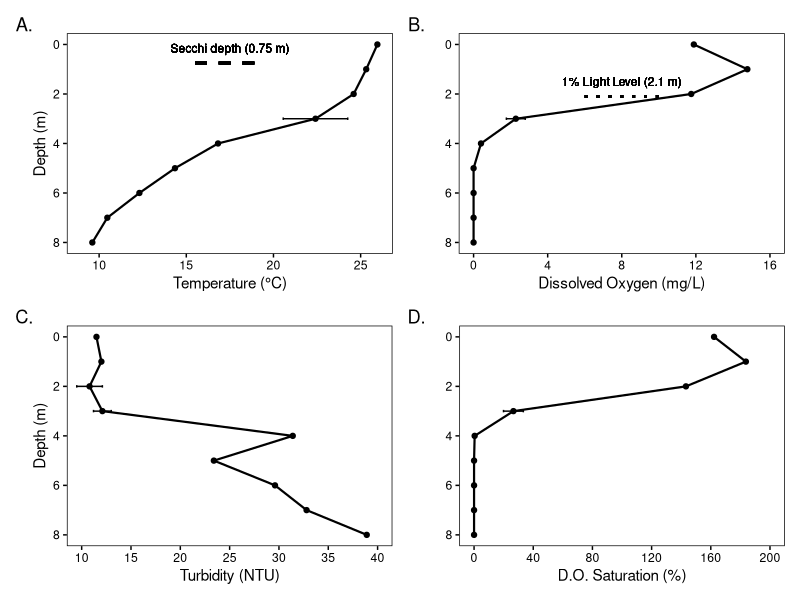
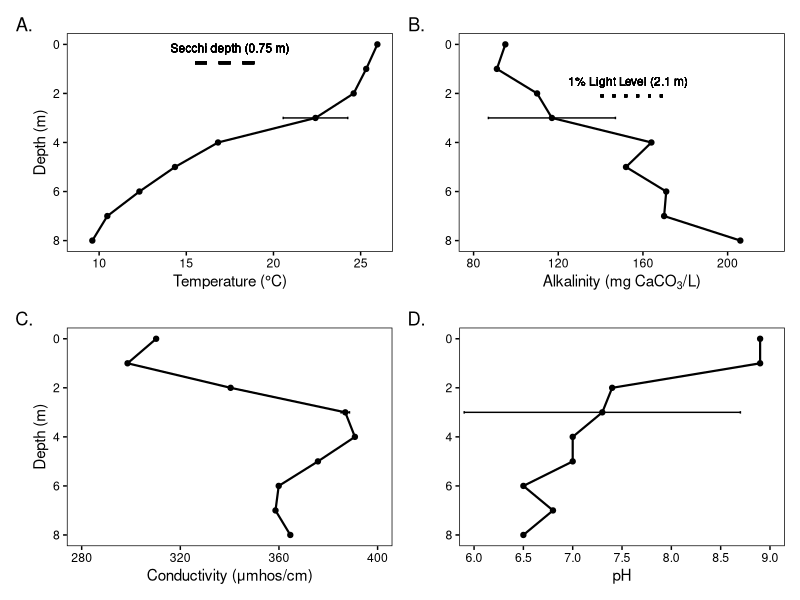
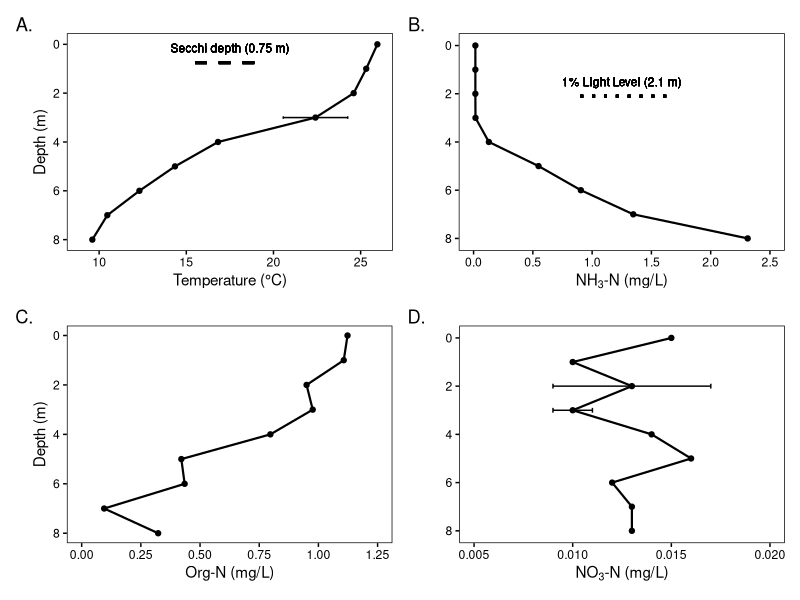
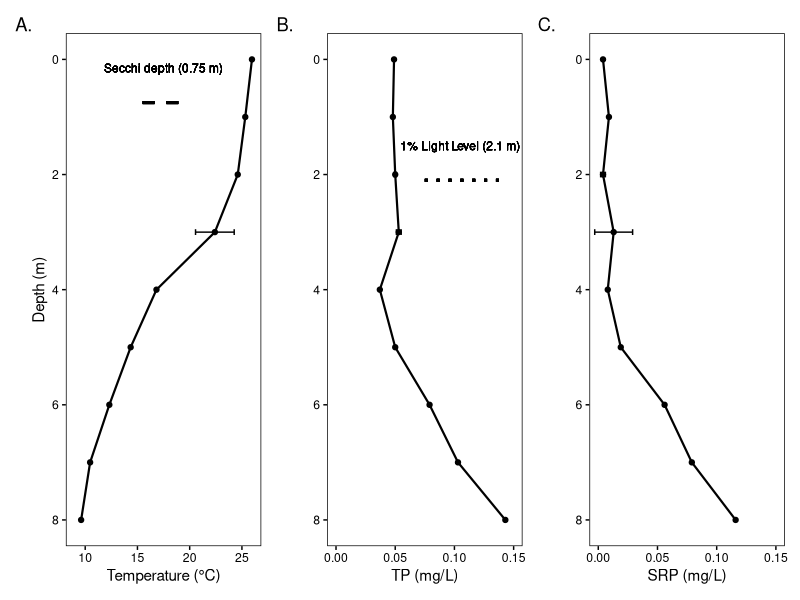
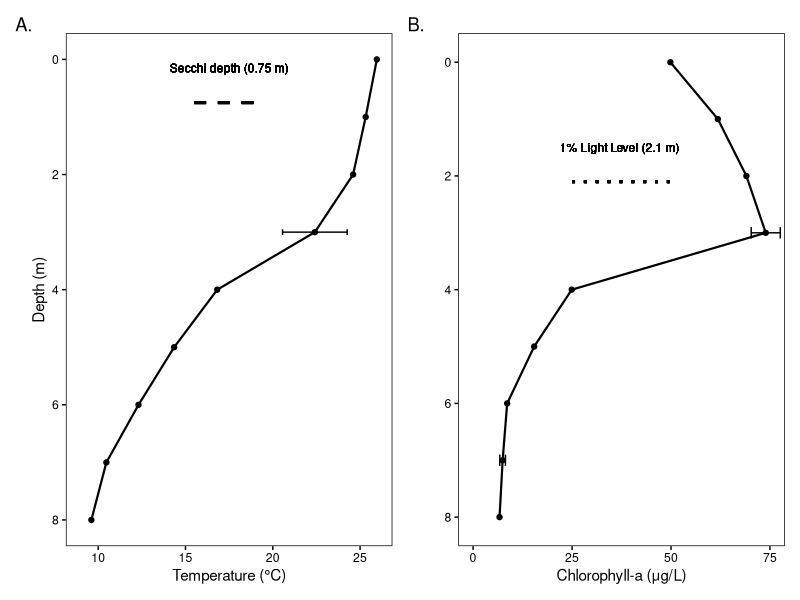
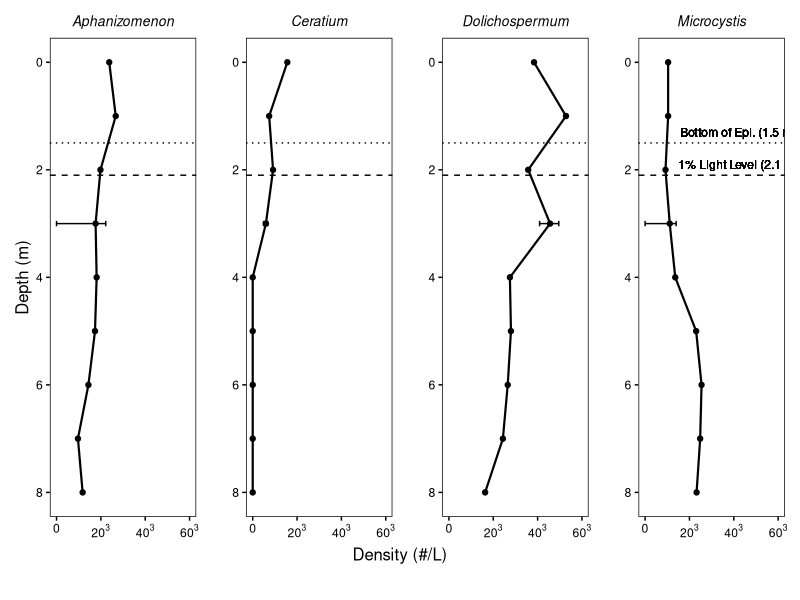
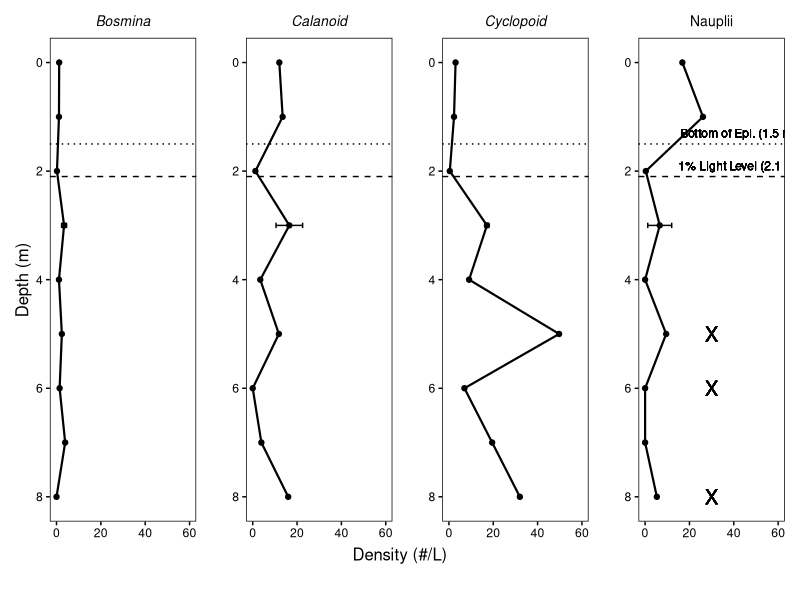
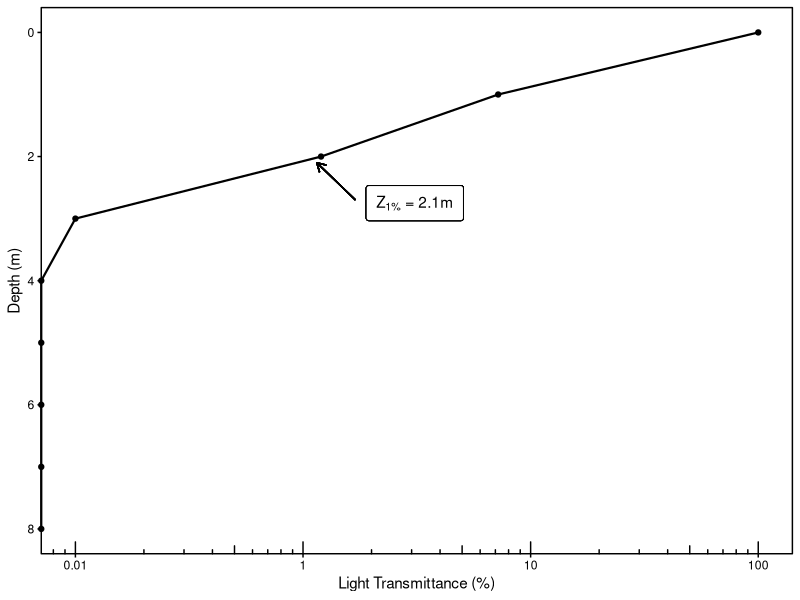

Source code (R) for these figures, in order:
## ---- chunk 1
knitr::opts_chunk$set(echo = TRUE)
## ---- chunk 2
library(tidyverse)
library(here)
library(patchwork)
## ---- chunk 3
water_chem_raw <- read_csv(here("data", "water_chemistry.csv"))
plankton_raw <- read_csv(here("data", "plankton.csv"))
## ---- chunk 4
water_chem_clean <- water_chem_raw %>% 
  mutate(
    srp_mgl = ifelse(srp_mgl <= 0.002, 0.002, srp_mgl),
    tp_mgl = ifelse(tp_mgl <= 0.002, 0.002, tp_mgl),
    no3_mgl = ifelse(no3_mgl <= 0.009, 0.009, no3_mgl),
    nh3_mgl = ifelse(nh3_mgl <= 0.015, 0.015, nh3_mgl),
    tn_mgl = ifelse(tn_mgl <= 0.104, 0.104, tn_mgl)
  )
## ---- chunk 5
# Create custom function for error 
error_calc <- function(x){
  abs(x - lag(x))
} 

water_chem_error <- water_chem_clean %>% 
  group_by(depth) %>% 
  mutate(across(temp_c:chla_ugl, error_calc)) %>% 
  ungroup(depth) %>% 
  filter(sample_type %in% c("rep", "dup")) %>% 
  rename_at(vars(-lake_name, -depth, -sample_type), funs(paste0(., sep = "_", "error"))) %>% 
  select(-lake_name, -sample_type)
## ---- chunk 6
water_chem_clean <- water_chem_clean %>% 
  group_by(depth) %>% 
  summarize(across(temp_c:chla_ugl, mean, na.rm = TRUE))
## ---- chunk 7
# Create function 
get_orgn <- function(tn_mgL, no3_mgL, nh3_mgL){
    org_n <- tn_mgL - (no3_mgL + nh3_mgL)
    return(org_n)
}

# Apply function to df 
water_chem_clean <- water_chem_clean %>% 
  mutate(orgn_mgl = round(get_orgn(tn_mgl, no3_mgl, nh3_mgl), 3))
## ---- chunk 8
# Create function
get_percent_light <- function(light_at_depth, light_at_surface){
  
  percent_light <- round((light_at_depth / light_at_surface) * 100, 1)
  return(percent_light)
}

# Apply to data 
water_chem_clean <- water_chem_clean %>% 
  mutate(
    light_level_per = get_percent_light(light_dep_mmol, light_sur_mmol)
  )
## ---- chunk 9
# Create function
get_one_percent <- function(depths, light){

  # Determine surface and one percent light
  surface_light <- light[[1]]
  one_percent <- surface_light * 0.01

  # Remove zeros and determine length
  light1 <- light[!light %in% 0]
  len <- length(light1)

  # Make depth vector sample length
  depths1 <- depths[1:len]

  # Calculate one percent light level
  mod <- lm(depths1 ~ log(light1))
  coef <- coef(mod)
  int <- coef[1]
  slope <- coef[2]
  one_percent_light_level <- slope * log(one_percent) + int

  return(one_percent_light_level)
}

# Apply to data 
one_percent_light <- round(get_one_percent(water_chem_clean$depth, water_chem_clean$light_dep_mmol), 1)
## ---- chunk 10
water_chem_clean <- water_chem_clean %>% 
  mutate(
    temp_c = round(temp_c, 2), 
    do_mgl = round(do_mgl, 2),
    do_sat_per = round(do_sat_per, 1), 
    cond_umhos = round(cond_umhos, 1),
    light_sur_mmol = round(light_sur_mmol, 0),
    light_dep_mmol = round(light_dep_mmol, 0),
    ph = round(ph, 1), 
    alk_mgl = round(alk_mgl, 0),
    turb_ntu = round(turb_ntu, 1),
    srp_mgl = round(srp_mgl, 3),
    tp_mgl = round(tp_mgl, 3),
    nh3_mgl = round(nh3_mgl, 3),
    no3_mgl = round(no3_mgl, 3),
    tn_mgl = round(tn_mgl, 3),
    chla_ugl = round(chla_ugl, 2),
    orgn_mgl = round(orgn_mgl, 3),
    light_level_per = round(light_level_per, 1)
  )
## ---- chunk 11
water_chem_clean <- water_chem_clean %>% left_join(water_chem_error, by = c("depth"))
## ---- chunk 12
secchi_m <- 0.75
## ---- chunk 13
bottom_of_epi <- 1.5
## ---- chunk 14
# Define cube root function 
cube_rt <- function(x){
  x ^ (1/3)
}
## ---- chunk 15
# plankton summary
plankton_summary <- plankton_raw %>% 
  group_by(depth) %>% 
  summarize(across(ends_with("nul"), list(mean = mean, min = min, max = max), .names = "{col}_{fn}")) %>% 
  pivot_longer(
    cols = dolichospermum_nul_mean:chaoborus_nul_max,
    names_to = c("taxa", "unit", "stat"),
    names_sep = "_" 
  ) %>% 
  mutate(taxa = str_to_title(taxa)) %>% 
  select(-unit) %>% 
  pivot_wider(
    names_from = stat,
    values_from = value
  )
## ---- chunk 16
phyts <- plankton_summary %>% 
  filter(taxa %in% c("Dolichospermum", "Aphanizomenon", "Microcystis", "Ceratium")) %>% 
  mutate(
    mean_rt = cube_rt(mean),
    upper_rt = cube_rt(max),
    lower_rt = cube_rt(min),
    upper_bound = abs(mean_rt - upper_rt),
    lower_bound = abs(mean_rt - lower_rt)
  ) %>% 
  select(depth, taxa, mean_rt, upper_bound, lower_bound)
## ---- chunk 17
zoops <- plankton_summary %>% 
  filter(!taxa %in% c("Dolichospermum", "Aphanizomenon", "Microcystis", "Ceratium")) %>% 
  rename(lower_bound = min, upper_bound = max)
## ---- chunk 18
# Temp subplot
p_temp <- water_chem_clean %>% 
  ggplot(aes(x = temp_c, y = depth)) +
  geom_point(size = 1.5) + 
  geom_path(size = 0.75) + 
  geom_errorbarh(aes(y = depth, xmin = temp_c - temp_c_error, xmax = temp_c + temp_c_error), height = 0.1) +
  geom_segment(aes(x = 15.5, y = secchi_m, xend = 19.5, yend = secchi_m), size = 1, linetype = "dashed") +
  geom_text(aes(x = 17.5, y = 0.15), label = "Secchi depth (0.75 m)", size = 3) +
  coord_cartesian(xlim = c(9, 26)) +
  scale_y_reverse(name = "Depth (m)") +
  scale_x_continuous(name = "Temperature (°C)")

# DO subplot 
p_do <- water_chem_clean %>% 
  ggplot(aes(x = do_mgl, y = depth)) +
  geom_point(size = 1.5) + 
  geom_path(size = 0.75) + 
  geom_errorbarh(aes(y = depth, xmin = do_mgl - do_mgl_error, xmax = do_mgl + do_mgl_error), height = 0.1) +
  geom_text(aes(x = 8, y = 1.5), label = "1% Light Level (2.1 m)", size = 3) +
  geom_segment(aes(x = 6, y = one_percent_light, xend = 10, yend = one_percent_light), size = 1, linetype = "dotted") +
  coord_cartesian(xlim = c(0, 16)) +
  scale_y_reverse(name = "") +
  scale_x_continuous(name = "Dissolved Oxygen (mg/L)", breaks = seq(0, 16, 4))

# Turb subplot 
p_turb <- water_chem_clean %>% 
  ggplot(aes(x = turb_ntu, y = depth)) +
  geom_point(size = 1.5) + 
  geom_path(size = 0.75) + 
  geom_errorbarh(aes(y = depth, xmin = turb_ntu - turb_ntu_error, xmax = turb_ntu + turb_ntu_error), height = 0.1) +
  coord_cartesian(xlim = c(10, 40)) +
  scale_y_reverse(name = "Depth (m)") +
  scale_x_continuous(name = "Turbidity (NTU)", breaks = seq(10, 40, 5))

# DO SAT subplot 
p_dosat <- water_chem_clean %>% 
  ggplot(aes(x = do_sat_per, y = depth)) +
  geom_point(size = 1.5) + 
  geom_path(size = 0.75) + 
  geom_errorbarh(aes(y = depth, xmin = do_sat_per - do_sat_per_error, xmax = do_sat_per + do_sat_per_error), height = 0.1) +
  coord_cartesian(xlim = c(0, 200)) +
  scale_y_reverse(name = "") +
  scale_x_continuous(name = "D.O. Saturation (%)", breaks = seq(0, 200, 40)) 

# Combine subplots 
plot1 <- (p_temp | p_do) / (p_turb | p_dosat) + 
  plot_annotation(tag_levels = "A", tag_suffix = ".") &
  theme_bw() &
  theme(
    panel.grid = element_blank(), 
    panel.border = element_rect(color = "black"),
    axis.text = element_text(color = "black"),
    axis.ticks = element_line(color = "black")
  )

# Save plot 
ggsave(plot1, file = "figure1.png", device = "png", type = "cairo")
## ---- chunk 19
p_alk <- water_chem_clean %>% 
  ggplot(aes(x = alk_mgl, y = depth)) +
  geom_point(size = 1.5) + 
  geom_path(size = 0.75) + 
  geom_errorbarh(aes(y = depth, xmin = alk_mgl - alk_mgl_error, xmax = alk_mgl + alk_mgl_error), height = 0.1) +
  geom_text(aes(x = 153, y = 1.5), label = "1% Light Level (2.1 m)", size = 3) +
  geom_segment(aes(x = 140, y = one_percent_light, xend = 170, yend = one_percent_light), size = 1, linetype = "dotted") +
  coord_cartesian(xlim = c(80, 220)) +
  scale_y_reverse(name = "") +
  scale_x_continuous(name = expression("Alkalinity (mg CaCO"[3]*"/L)"))

p_cond <- water_chem_clean %>% 
  ggplot(aes(x = cond_umhos, y = depth)) +
  geom_point(size = 1.5) + 
  geom_path(size = 0.75) + 
  geom_errorbarh(aes(y = depth, xmin = cond_umhos - cond_umhos_error, xmax = cond_umhos + cond_umhos_error), height = 0.1) +
  coord_cartesian(xlim = c(280, 400)) +
  scale_y_reverse(name = "Depth (m)") +
  scale_x_continuous(name = "Conductivity (μmhos/cm)", breaks = seq(280, 400, 40))

p_ph <- water_chem_clean %>% 
  ggplot(aes(x = ph, y = depth)) +
  geom_point(size = 1.5) + 
  geom_path(size = 0.75) + 
  geom_errorbarh(aes(y = depth, xmin = ph - ph_error, xmax = ph + ph_error), height = 0.1) +
  coord_cartesian(xlim = c(6, 9)) +
  scale_y_reverse(name = "") +
  scale_x_continuous(name = "pH", breaks = seq(6, 9, 0.5))

plot2 <- (p_temp | p_alk) / (p_cond | p_ph) + 
  plot_annotation(tag_levels = "A", tag_suffix = ".") &
  theme_bw() &
  theme(panel.grid = element_blank(), 
        panel.border = element_rect(color = "black"),
        axis.text = element_text(color = "black"),
        axis.ticks = element_line(color = "black"))

ggsave(plot2, file = "figure2.png", device = "png", type = "cairo")
## ---- chunk 20
p_nh3 <- water_chem_clean %>% 
  ggplot(aes(x = nh3_mgl, y = depth)) +
  geom_point(size = 1.5) + 
  geom_path(size = 0.75) + 
  geom_errorbarh(aes(y = depth, xmin = nh3_mgl - nh3_mgl_error, xmax = nh3_mgl + nh3_mgl_error), height = 0.2) +
  geom_text(aes(x = 1.25, y = 1.5), label = "1% Light Level (2.1 m)", size = 3) +
  geom_segment(aes(x = 0.9, y = one_percent_light, xend = 1.7, yend = one_percent_light), size = 1, linetype = "dotted") +
  coord_cartesian(xlim = c(0.0, 2.5)) +
  scale_y_reverse(name = "") +
  scale_x_continuous(name = expression('NH'['3']*'-N (mg/L)'), breaks = seq(0, 2.5, .5))

p_orgn <- water_chem_clean %>% 
  ggplot(aes(x = orgn_mgl, y = depth)) +
  geom_point(size = 1.5) + 
  geom_path(size = 0.75) + 
  coord_cartesian(xlim = c(0.0, 1.25)) +
  scale_y_reverse(name = "Depth (m)") +
  scale_x_continuous(name = "Org-N (mg/L)", breaks = seq(0.0, 1.25, .25))

p_no3 <- water_chem_clean %>% 
  ggplot(aes(x = no3_mgl, y = depth)) +
  geom_point(size = 1.5) + 
  geom_path(size = 0.75) + 
  geom_errorbarh(aes(y = depth, xmin = no3_mgl - no3_mgl_error, xmax = no3_mgl + no3_mgl_error), height = 0.2) +
  coord_cartesian(xlim = c(0.005, 0.02)) +
  scale_y_reverse(name = "") +
  scale_x_continuous(name = expression('NO'['3']*'-N (mg/L)'), breaks = seq(0, 0.02, 0.005))

plot3 <- (p_temp | p_nh3) / (p_orgn | p_no3) + 
  plot_annotation(tag_levels = "A", tag_suffix = ".") &
  theme_bw() &
  theme(panel.grid = element_blank(), 
        panel.border = element_rect(color = "black"),
        axis.text = element_text(color = "black"),
        axis.ticks = element_line(color = "black"))

ggsave(plot3, file = "figure3.png", device = "png", type = "cairo")
## ---- chunk 21
p_tp <- water_chem_clean %>% 
  ggplot(aes(x = tp_mgl, y = depth)) +
  geom_point(size = 1.5) + 
  geom_path(size = 0.75) + 
  geom_errorbarh(aes(y = depth, xmin = tp_mgl - tp_mgl_error, xmax = tp_mgl + tp_mgl_error), height = 0.1) +
  geom_text(aes(x = 0.105, y = 1.5), label = "1% Light Level (2.1 m)", size = 3) +
  geom_segment(aes(x = 0.075, y = one_percent_light, xend = 0.143, yend = one_percent_light), size = 1, linetype = "dotted") +
  coord_cartesian(xlim = c(0, 0.15)) +
  scale_y_reverse(name = "") +
  scale_x_continuous(name = "TP (mg/L)", breaks = seq(0, 0.15, 0.05))

p_srp <- water_chem_clean %>% 
  ggplot(aes(x = srp_mgl, y = depth)) +
  geom_point(size = 1.5) + 
  geom_path(size = 0.75) + 
  geom_errorbarh(aes(y = depth, xmin = srp_mgl - srp_mgl_error, xmax = srp_mgl + srp_mgl_error), height = 0.1) +
  coord_cartesian(xlim = c(0, 0.15)) +
  scale_y_reverse(name = "") +
  scale_x_continuous(name = "SRP (mg/L)", breaks = seq(0, 0.15, 0.05))

plot4 <- (p_temp | p_tp | p_srp) + 
  plot_annotation(tag_levels = "A", tag_suffix = ".") &
  theme_bw() &
  theme(panel.grid = element_blank(), 
        panel.border = element_rect(color = "black"),
        axis.text = element_text(color = "black"),
        axis.ticks = element_line(color = "black"))

ggsave(plot4, file = "figure4.png", device = "png", type = "cairo", height = 3.5, width = 8)
## ---- chunk 22
p_chla <- water_chem_clean %>% 
  ggplot(aes(x = chla_ugl, y = depth)) +
  geom_point(size = 1.5) + 
  geom_path(size = 0.75) + 
  geom_errorbarh(aes(y = depth, xmin = chla_ugl - chla_ugl_error, xmax = chla_ugl + chla_ugl_error), height = 0.2) +
  geom_text(aes(x = 37, y = 1.5), label = "1% Light Level (2.1 m)", size = 3) +
  geom_segment(aes(x = 25, y = one_percent_light, xend = 50, yend = one_percent_light), size = 1, linetype = "dotted") +
  coord_cartesian(xlim = c(0, 75)) +
  scale_y_reverse(name = "") +
  scale_x_continuous(name = "Chlorophyll-a (μg/L)", breaks = seq(0, 75, 25))

plot5 <- (p_temp | p_chla)  + 
  plot_annotation(tag_levels = "A", tag_suffix = ".") &
  theme_bw() &
  theme(panel.grid = element_blank(), 
        panel.border = element_rect(color = "black"),
        axis.text = element_text(color = "black"),
        axis.ticks = element_line(color = "black"))

ggsave(plot5, file = "figure5.png", device = "png", type = "cairo", height = 3.5, width = 5)
## ---- chunk 23
p_aphani <- phyts %>% 
  filter(taxa == "Aphanizomenon") %>% 
  ggplot(aes(x = mean_rt, y = depth)) + 
  geom_point(size = 1.5) + 
  geom_path(size = 0.75) + 
  geom_errorbarh(aes(y = depth, xmin = mean_rt - lower_bound, xmax = mean_rt + upper_bound), height = 0.1) +
  geom_hline(aes(yintercept = one_percent_light), linetype = "dashed") +
  geom_hline(aes(yintercept = bottom_of_epi), linetype = "dotted") +
  coord_cartesian(xlim = c(0, 60)) +
  scale_y_reverse(name = "Depth (m)") +
  scale_x_continuous(
    name = "",
    breaks = seq(0, 60, 20),
    labels = c(0, expression(20^3), expression(40^3), expression(60^3))) +
  ggtitle("Aphanizomenon") 

p_ceratium <- phyts %>% 
  filter(taxa == "Ceratium") %>% 
  ggplot(aes(x = mean_rt, y = depth)) + 
  geom_point(size = 1.5) + 
  geom_path(size = 0.75) + 
  geom_errorbarh(aes(y = depth, xmin = mean_rt - lower_bound, xmax = mean_rt + upper_bound), height = 0.1) +
  geom_hline(aes(yintercept = one_percent_light), linetype = "dashed") +
  geom_hline(aes(yintercept = bottom_of_epi), linetype = "dotted") +
  coord_cartesian(xlim = c(0, 60)) +
  scale_y_reverse(name = "") +
  scale_x_continuous(
    name = "",
    breaks = seq(0, 60, 20),
    labels = c(0, expression(20^3), expression(40^3), expression(60^3))) +
  ggtitle("Ceratium") 

p_dolicho <- phyts %>% 
  filter(taxa == "Dolichospermum") %>% 
  ggplot(aes(x = mean_rt, y = depth)) + 
  geom_point(size = 1.5) + 
  geom_path(size = 0.75) + 
  geom_errorbarh(aes(y = depth, xmin = mean_rt - lower_bound, xmax = mean_rt + upper_bound), height = 0.1) +
  geom_hline(aes(yintercept = one_percent_light), linetype = "dashed") +
  geom_hline(aes(yintercept = bottom_of_epi), linetype = "dotted") +
  coord_cartesian(xlim = c(0, 60)) +
  scale_y_reverse(name = "") +
  scale_x_continuous(
    name = "",
    breaks = seq(0, 60, 20),
    labels = c(0, expression(20^3), expression(40^3), expression(60^3))) +
  ggtitle("Dolichospermum") 

p_microcystis <- phyts %>% 
  filter(taxa == "Microcystis") %>% 
  ggplot(aes(x = mean_rt, y = depth)) + 
  geom_point(size = 1.5) + 
  geom_path(size = 0.75) + 
  geom_errorbarh(aes(y = depth, xmin = mean_rt - lower_bound, xmax = mean_rt + upper_bound), height = 0.1) +
  geom_text(aes(x = 42, y = 1.9), label = "1% Light Level (2.1 m)", size = 3) +
  geom_hline(aes(yintercept = one_percent_light), linetype = "dashed") +
  geom_text(aes(x = 42, y = 1.3), label = "Bottom of Epi. (1.5 m)", size = 3) +
  geom_hline(aes(yintercept = bottom_of_epi), linetype = "dotted") +
  coord_cartesian(xlim = c(0, 60)) +
  scale_y_reverse(name = "") +
  scale_x_continuous(
    name = "",
    breaks = seq(0, 60, 20),
    labels = c(0, expression(20^3), expression(40^3), expression(60^3))) +
  ggtitle("Microcystis") 

p_phyt <- (p_aphani| p_ceratium | p_dolicho | p_microcystis) +
  plot_annotation(caption = "Density (#/L)") & 
  theme_bw() & 
  theme(plot.caption = element_text(hjust = 0.5, size = 12, vjust = 8),
        plot.title = element_text(hjust = 0.5, size = 10, face = "italic"),
        axis.title.y = element_text(size = 12),
        panel.grid = element_blank(), 
        panel.border = element_rect(color = "black"),
        axis.text = element_text(color = "black"),
        axis.ticks = element_line(color = "black"))

ggsave(p_phyt, file = "figure6.png", device = "png", type = "cairo", height = 6, width = 10)
## ---- chunk 24
# Bosmina 
p_bosmina <- zoops %>% 
  filter(taxa == "Bosmina") %>% 
  ggplot(aes(x = mean, y = depth)) +
  geom_point(size = 1.5) + 
  geom_path(size = 0.75) + 
  geom_errorbarh(aes(y = depth, xmin = lower_bound, xmax = upper_bound), height = 0.1) +
  geom_hline(aes(yintercept = one_percent_light), linetype = "dashed") +
  geom_hline(aes(yintercept = bottom_of_epi), linetype = "dotted") +
  coord_cartesian(xlim = c(0, 60)) +
  scale_y_reverse(name = "Depth (m)") +
  scale_x_continuous(name = "") +
  ggtitle("Bosmina") +
  theme_bw() +
  theme(
    axis.title.y = element_text(size = 12),
    panel.grid = element_blank(), 
    panel.border = element_rect(color = "black"),
    axis.text = element_text(color = "black"),
    axis.ticks = element_line(color = "black"),
    plot.title = element_text(hjust = 0.5, size = 10, face = "italic")
  )

# Calanoid 
p_calanoid <- zoops %>% 
  filter(taxa == "Calanoid") %>% 
  ggplot(aes(x = mean, y = depth)) +
  geom_point(size = 1.5) + 
  geom_path(size = 0.75) + 
  geom_errorbarh(aes(y = depth, xmin = lower_bound, xmax = upper_bound), height = 0.1) +
  geom_hline(aes(yintercept = one_percent_light), linetype = "dashed") +
  geom_hline(aes(yintercept = bottom_of_epi), linetype = "dotted") +
  coord_cartesian(xlim = c(0, 60)) +
  scale_y_reverse(name = "") +
  scale_x_continuous(name = "") +
  ggtitle("Calanoid") +
  theme_bw() +
  theme(
    axis.title.y = element_text(size = 12),
    panel.grid = element_blank(), 
    panel.border = element_rect(color = "black"),
    axis.text = element_text(color = "black"),
    axis.ticks = element_line(color = "black"),
    plot.title = element_text(hjust = 0.5, size = 10, face = "italic")
  )

# Cyclopoid 
p_cyclopoid <- zoops %>% 
  filter(taxa == "Cyclopoid") %>% 
  ggplot(aes(x = mean, y = depth)) +
  geom_point(size = 1.5) + 
  geom_path(size = 0.75) + 
  geom_errorbarh(aes(y = depth, xmin = lower_bound, xmax = upper_bound), height = 0.1) +
  geom_hline(aes(yintercept = one_percent_light), linetype = "dashed") +
  geom_hline(aes(yintercept = bottom_of_epi), linetype = "dotted") +
  coord_cartesian(xlim = c(0, 60)) +
  scale_y_reverse(name = "") +
  scale_x_continuous(name = "") +
  ggtitle("Cyclopoid") +
  theme_bw() +
  theme(
    axis.title.y = element_text(size = 12),
    panel.grid = element_blank(), 
    panel.border = element_rect(color = "black"),
    axis.text = element_text(color = "black"),
    axis.ticks = element_line(color = "black"),
    plot.title = element_text(hjust = 0.5, size = 10, face = "italic")
  )

# Nauplii...include b. of epi, light, chaoborus presence
p_nauplii <- zoops %>% 
  filter(taxa == "Nauplii") %>% 
  ggplot(aes(x = mean, y = depth)) +
  geom_point(size = 1.5) + 
  geom_path(size = 0.75) + 
  geom_errorbarh(aes(y = depth, xmin = lower_bound, xmax = upper_bound), height = 0.1) +
  geom_text(aes(x = 42, y = 1.9), label = "1% Light Level (2.1 m)", size = 3) +
  geom_hline(aes(yintercept = one_percent_light), linetype = "dashed") +
  geom_text(aes(x = 42, y = 1.3), label = "Bottom of Epi. (1.5 m)", size = 3) +
  geom_hline(aes(yintercept = bottom_of_epi), linetype = "dotted") +
  geom_text(aes(x = 30, y = 5), label = "X", size = 5) +
  geom_text(aes(x = 30, y = 6), label = "X", size = 5) +
  geom_text(aes(x = 30, y = 8), label = "X", size = 5) +
  coord_cartesian(xlim = c(0, 60)) +
  scale_y_reverse(name = "") +
  scale_x_continuous(name = "") +
  ggtitle("Nauplii") +
  theme_bw() +
  theme(
    axis.title.y = element_text(size = 12),
    panel.grid = element_blank(), 
    panel.border = element_rect(color = "black"),
    axis.text = element_text(color = "black"),
    axis.ticks = element_line(color = "black"),
    plot.title = element_text(hjust = 0.5, size = 10)
  )

p_zoop <- (p_bosmina | p_calanoid | p_cyclopoid | p_nauplii) +
  plot_annotation(caption = "Density (#/L)") &
  theme(plot.caption = element_text(hjust = 0.5, size = 12, vjust = 8))
   
ggsave(p_zoop, file = "figure7.png", device = "png", type = "cairo", height = 6, width = 10)
## ---- chunk 25
p_light <- water_chem_clean %>% 
  ggplot(aes(x = light_level_per, y = depth)) +
  geom_point(size = 1.5) + 
  geom_path(size = 0.75) + 
  coord_cartesian(xlim = c(0.1, 100), clip = 'off') +
  scale_y_reverse(name = "Depth (m)") +
  scale_x_log10(name = "Light Transmittance (%)", breaks = c(0.1, 1, 10, 100), labels = c("0.01", "1", "10", "100")) +
  annotation_logticks(sides = "b") +
  geom_label(label= expression('Z'['1%']*' = 2.1m'), aes(x = 3.1, y = 2.75),
  label.padding = unit(0.55, "lines"), label.size = 0.35, color = "black", fill="white") +
  geom_segment(
    aes(x = 1.15, xend = 1.7, y = 2.1, yend = 2.7),
    arrow = arrow(ends = "first", type = "open", length = unit(0.25, "cm"))
  ) +
  theme_bw() +
  theme(
    panel.grid = element_blank(), 
    panel.border = element_rect(color = "black"),
    axis.text = element_text(color = "black"),
    axis.ticks = element_line(color = "black")
  )

ggsave(p_light, file = "figure8.png", device = "png", type = "cairo")
